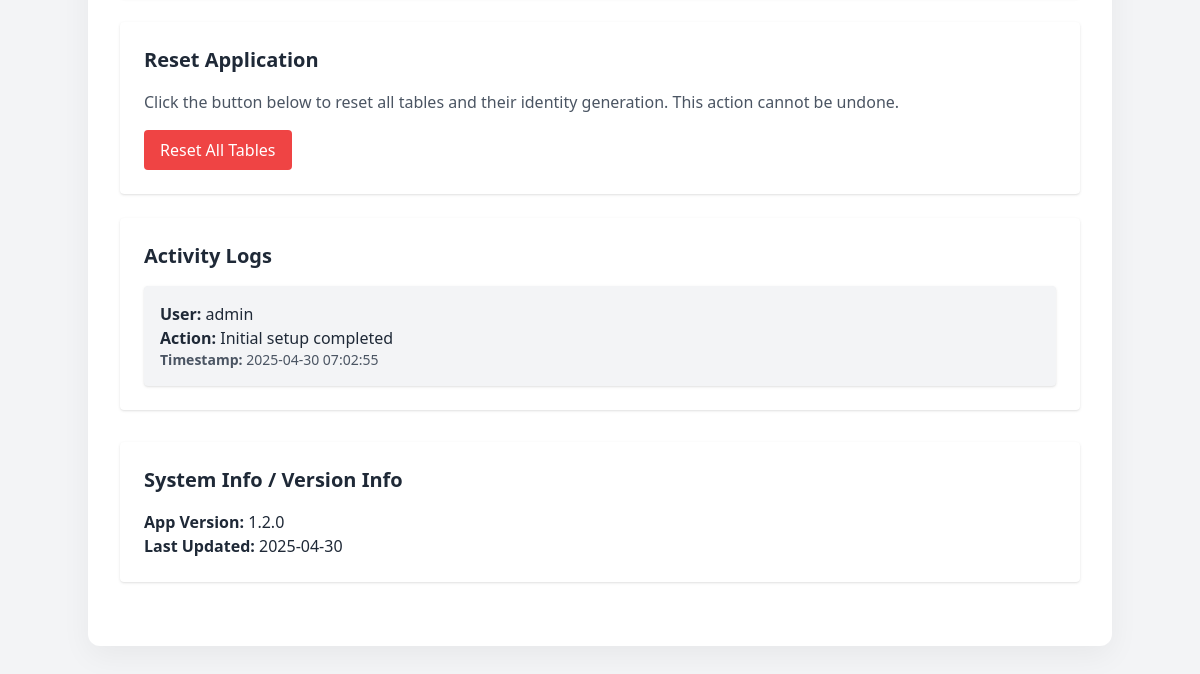
Before: /pages/settings.php (signed in, lower part) with the older database file.
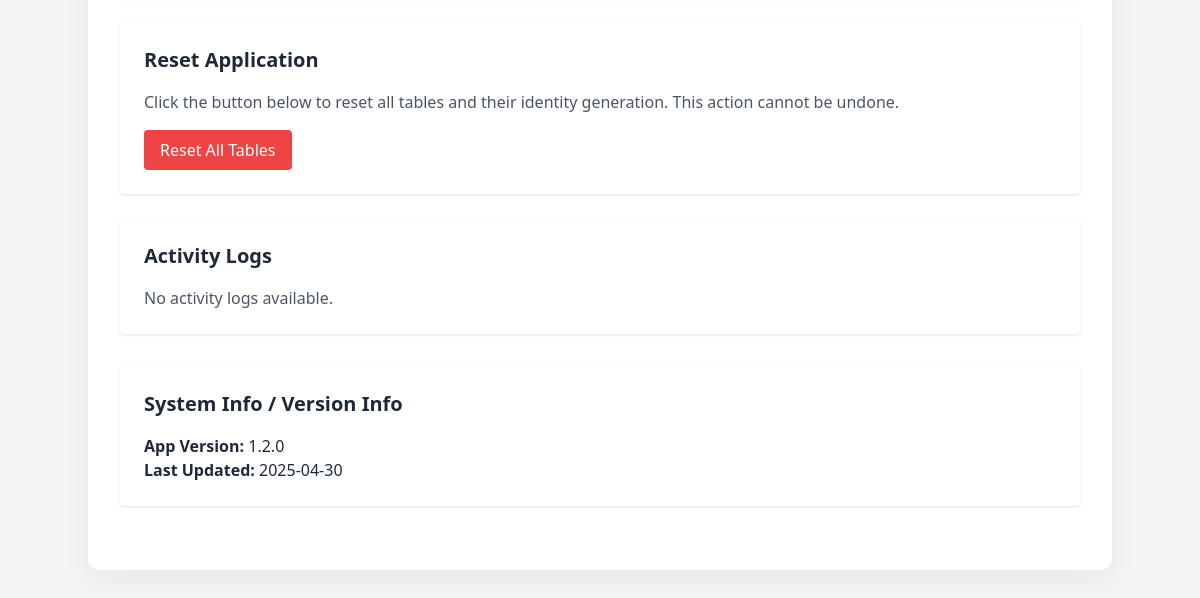
After: the same page with the newer database file.
### tables this page shows
CREATE TABLE IF NOT EXISTS activity_logs (
    id INT AUTO_INCREMENT PRIMARY KEY,
    username VARCHAR(50) NOT NULL,
    action TEXT NOT NULL,
    timestamp TIMESTAMP DEFAULT CURRENT_TIMESTAMP,
    FOREIGN KEY (username) REFERENCES users(username) ON DELETE CASCADE
);

### pages/settings.php (the view, shortened to what this page needs)
<?php
include __DIR__ . '/../includes/db.php';
$appVersion = '1.2.0';
$lastUpdated = '2025-04-30';
$page = $_GET['page'] ?? 1;
$limit = 10;
$offset = ($page - 1) * $limit;
$stmt = $pdo->prepare("SELECT * FROM activity_logs ORDER BY timestamp DESC LIMIT :limit OFFSET :offset");
$stmt->bindValue(':limit', $limit, PDO::PARAM_INT);
$stmt->bindValue(':offset', $offset, PDO::PARAM_INT);
$stmt->execute();
$logs = $stmt->fetchAll(PDO::FETCH_ASSOC);
?>
<!DOCTYPE html>
<html lang="en">
<head>
    <script src="https://cdn.tailwindcss.com"></script>
    <link rel="stylesheet" href="/projo/assets/css/style.css">
    <link rel="stylesheet" href="https://cdnjs.cloudflare.com/ajax/libs/font-awesome/5.15.4/css/all.min.css">
</head>
<body class="bg-gray-100 text-gray-800">
    <main class="container mx-auto py-8">
        <div class="bg-white p-6 rounded shadow mb-6">
            <h3 class="text-xl font-bold mb-4">Reset Application</h3>
            <p class="text-gray-600 mb-4">Click the button below to reset all tables and their identity generation. This action cannot be undone.</p>
            <form method="POST" onsubmit="return confirm('Are you sure you want to reset all tables? This action cannot be undone!');">
                <button type="submit" name="reset_tables" class="bg-red-500 text-white px-4 py-2 rounded">Reset All Tables</button>
            </form>
        </div>
        <div class="bg-white p-6 rounded shadow mb-8">
            <h3 class="text-xl font-bold mb-4">Activity Logs</h3>
            <?php if (empty($logs)): ?>
                <p class="text-gray-600">No activity logs available.</p>
            <?php else: ?>
                <ul class="space-y-2">
                    <?php foreach ($logs as $log): ?>
                        <li class="bg-gray-100 p-4 rounded shadow">
                            <p><strong>User:</strong> <?= htmlspecialchars($log['username']) ?></p>
                            <p><strong>Action:</strong> <?= htmlspecialchars($log['action']) ?></p>
                            <p class="text-sm text-gray-600"><strong>Timestamp:</strong> <?= htmlspecialchars($log['timestamp']) ?></p>
                        </li>
                    <?php endforeach; ?>
                </ul>
            <?php endif; ?>
        </div>
        <div class="bg-white p-6 rounded shadow mb-8">
            <h3 class="text-xl font-bold mb-4">System Info / Version Info</h3>
            <p><strong>App Version:</strong> <?= htmlspecialchars($appVersion) ?></p>
            <p><strong>Last Updated:</strong> <?= htmlspecialchars($lastUpdated) ?></p>
        </div>
    </main>
</body>
</html>

### assets/css/style.css (style rules this page uses)
.container { max-width: 960px; margin: 2rem auto; padding: 2rem; background: #ffffff; border-radius: 12px; box-shadow: 0 10px 30px rgba(0, 0, 0, 0.05); }
body, header, .navbar, .bg-white, input, textarea, select, button, table { transition: background-color 0.3s, color 0.3s, border-color 0.3s; }

Changed rows visible on the page:
removed activity_logs: username "admin", action "Initial setup completed", timestamp "2025-04-30 07:02:55"
Other visible differences:
text now shown: "No activity logs available."
